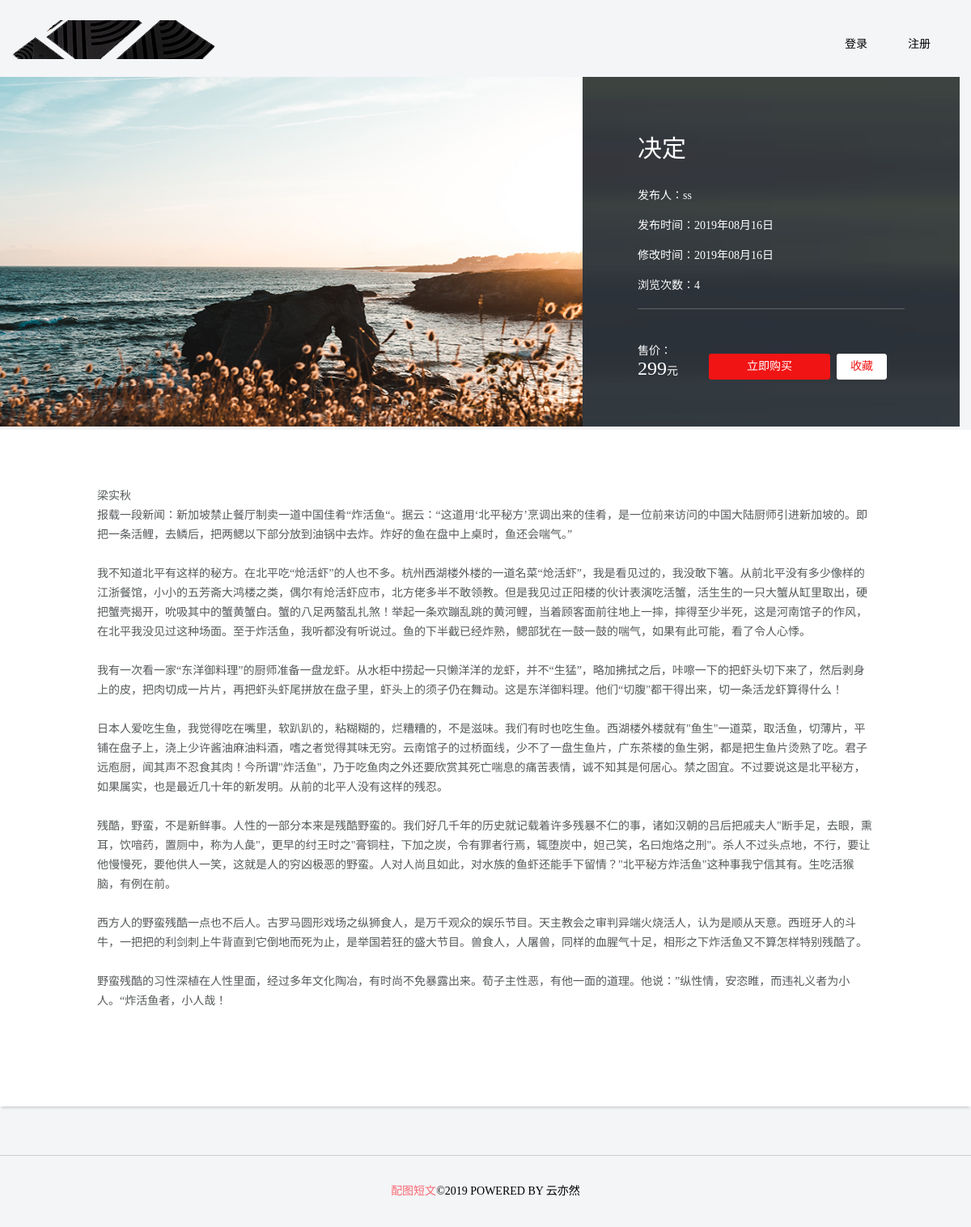
Page /detail.php?id=23 on the committed database.
### tables this page shows
CREATE TABLE `im_goods` (
  `id` int(11) NOT NULL AUTO_INCREMENT COMMENT '商品id',
  `goods_name` varchar(100) DEFAULT NULL COMMENT '商品名称',
  `price` int(11) DEFAULT NULL COMMENT '商品价格',
  `pic` varchar(255) DEFAULT NULL COMMENT '商品图片',
  `des` varchar(200) DEFAULT NULL COMMENT '商品简介',
  `content` longtext COMMENT '商品详细信息',
  `user_id` int(11) DEFAULT NULL COMMENT '用户id',
  `create_time` int(11) DEFAULT NULL COMMENT '发布时间',
  `update_time` int(11) DEFAULT NULL COMMENT '修改时间',
  `goods_view` int(11) DEFAULT NULL COMMENT '浏览次数',
  PRIMARY KEY (`id`)
);

CREATE TABLE `im_user` (
  `id` int(11) NOT NULL AUTO_INCREMENT COMMENT '主键id',
  `username` varchar(50) DEFAULT NULL COMMENT '用户名',
  `password` varchar(50) DEFAULT NULL COMMENT '密码',
  `create_time` int(11) DEFAULT NULL COMMENT '创建时间',
  PRIMARY KEY (`id`)
);

### lib/fun.php (called while the page is built, shortened)
<?php
function checkLogin()
{
    if(!isset($_SESSION['user']) || empty($_SESSION['user']))
    {
        return false;
    }
    return true;
}

### detail.php (the view, shortened to what this page needs)
<?php
include_once './lib/fun.php';
if($login = checkLogin())
{
    $user = $_SESSION['user'];
}
$goodsId = isset($_GET['id']) && is_numeric($_GET['id'])?intval($_GET['id']):'';
$sql = "SELECT * FROM im_goods WHERE id = '{$goodsId}'";
$obj = mysql_query($sql);
if(!$goods = mysql_fetch_assoc($obj))
{
    msg(2,'东西不存在','index.php');
}
$sql = "SELECT * FROM im_user WHERE id = '{$goods['user_id']}'";
$obj = mysql_query($sql);
$user = mysql_fetch_assoc($obj);
?>
<!DOCTYPE html>
<html lang="en">
<head>
    <link rel="stylesheet" type="text/css" href="./static/css/common.css" />
    <link rel="stylesheet" type="text/css" href="./static/css/detail.css" />
</head>
<body class="bgf8">
<div class="header">
    <div class="logo f1">
        <img src="./static/image/logo.png">
    </div>
    <div class="auth fr">
        <ul>
            <?php if($login):?>
                <li><span>管理员: <?php echo $user['username'] ?></span></li>
                <li><a href="publish.php">发布</a></li>
                <li><a href="login_out.php">退出</a></li>
            <?php else: ?>
                <li><a href="login.php">登录</a></li>
                <li><a href="register.php">注册</a></li>
            <?php endif; ?>
    </div>
</div>
<div class="content">
    <div class="section" style="margin-top:20px;">
        <div class="width1200">
            <div class="fl"><img src="<?php echo $goods['pic']?>" width="720px" height="432px"/></div>
            <div class="fl sec_intru_bg">
                <dl>
                    <dt><?php echo $goods['goods_name']?></dt>
                    <dd>
                        <p>发布人：<span><?php echo $user['username']?></span></p>
                        <p>发布时间：<span><?php echo date('Y年m月d日',$goods['create_time'])?></span></p>
                        <p>修改时间：<span><?php echo date('Y年m月d日',$goods['update_time'])?></span></p>
                        <p>浏览次数：<span><?php echo $goods['goods_view']?></span></p>
                    </dd>
                </dl>
                <ul>
                    <li>售价：<br/><span class="price"><?php echo $goods['price']?></span>元</li>
                    <li class="btn"><a href="javascript:;" class="btn btn-bg-red" style="margin-left:38px;">立即购买</a></li>
                    <li class="btn"><a href="javascript:;" class="btn btn-sm-white" style="margin-left:8px;">收藏</a></li>
                </ul>
            </div>
        </div>
    </div>
    <div class="secion_words">
        <div class="width1200">
            <div class="secion_wordsCon">
                <?php echo $goods['content']?>
            </div>
        </div>
    </div>
</div>
<div class="footer">
    <p><span>配图短文</span>©2019 POWERED BY 云亦然</p>
</div>
</body>
</html>

### static/css/common.css (style rules this page uses)
* { margin:0; padding:0; }
body { font-size:14px;font-family:"microsoft YaHei"; background:#f4f5f7; }
a { text-decoration:none; }
.fl { float:left; }
.fr { float:right; }
.header { overflow: hidden; width:1200px; height: 50px; margin:25px auto 0 auto; }
.header .logo { width:300px; float:left; }
.header .auth { float:right; }
.header ul { list-style: none;overflow: hidden;line-height:60px; }
.header ul li { float:left;margin-right:50px; }
.header ul li a { color:#000; }
.content { width: 1200px; height:auto; margin: 0 auto; margin-top:20px; }
.footer { height:88px; margin:60px auto 0 auto; width:1200px; border-top:1px solid #CCC; overflow:hidden; }
.footer p { text-align: center;line-height: 88px;margin:0px; }
.footer p span { color:#f96972; }

### static/css/detail.css (style rules this page uses)
.width1200 { width:1200px; margin:auto; overflow:hidden }
.btn { border-radius:3px; -moz-border-radius:3px; -ms-border-radius:3px; -o-border-radius:3px; -webkit-border-radius:3px; text-align:center; }
.btn-bg-red { display:inline-block; width:150px; height:32px; line-height:32px; background-color:#f01414; color:#fff; }
.btn-sm-white { display:inline-block; width:62px; height:32px; line-height:32px; background-color:#fff; color:#f01414; }
.section .sec_intru_bg { background:url(../image/details_01.png) no-repeat center; width:330px; height:368px; color:#fff; padding-top:64px; padding-left:68px; padding-right:68px; font-size:14px; }
.section .sec_intru_bg dl { border-bottom:1px solid #596364; padding-bottom:10px; margin-bottom:40px; }
.section .sec_intru_bg dt { font-size:30px; margin-bottom:20px; }
.section .sec_intru_bg dd { line-height:37px; }
.section .sec_intru_bg ul { overflow:hidden; }
.section .sec_intru_bg ul li { float:left;overflow:hidden; }
.section .sec_intru_bg ul li.btn { margin-top:15px; }
.section .sec_intru_bg ul li span.price { font-size:24px; }
.secion_words .width1200 { box-shadow:0px 4px 3px -2px #d1d1d2; }
.secion_wordsCon { background-color:#fff; padding:70px 120px; font-size:14px; color:#55595a; line-height:24px; box-shadow: 2px 4px 6px #000; }

### rows in the picture
im_goods: pic (picture), goods_name "决定", create_time "2019年08月16日", update_time "2019年08月16日", goods_view "4", price "299", content "梁实秋 报载一段新闻：新加坡禁止餐厅制卖一道中国佳肴“炸活鱼“。据云：“这道用‘北平秘方’烹调出来的佳肴，是一位前来访问的中国大陆厨师引进新加坡的。即把一条活鲤，去鳞后，把两鳃以下部分放到油锅中去炸。炸好的鱼在盘中上桌时，鱼还会喘气。” 我不知道北平有这样的秘方。在北平吃“炝活虾”的人也不多。杭州西湖楼外楼的一道名菜“炝活虾”，我是看见过的，我没敢下箸。从前北平没有多少像样的江浙餐馆，小小的五芳斋大鸿楼之类，偶尔有炝活虾应市，北方佬多半不敢领教。但是我见过正阳楼的伙计表演吃活蟹，活生生的一只大蟹从缸里取出，硬把蟹壳揭开，吮吸其中的蟹黄蟹白。蟹的八足两螯乱扎煞！举起一条欢蹦乱跳的黄河鲤，当着顾客面前往地上一摔，摔得至少半死，这是河南馆子的作风，在北平我没见过这种场面。至于炸活鱼，我听都没有听说过。鱼的下半截已经炸熟，鳃部犹在一鼓一鼓的喘气，如果有此可能，看了令人心悸。 我有一次看一家“东洋御料理”的厨师准备一盘龙虾。从水柜中捞起一只懒洋洋的龙虾，并不“生猛”，略加拂拭之后，咔嚓一下的把虾头切下来了，然后剥身上的皮，把肉切成一片片，再把虾头虾尾拼放在盘子里，虾头上的须子仍在舞动。这是东洋御料理。他们“切腹\"都干得出来，切一条活龙虾算得什么！…"
im_user: username "ss"
